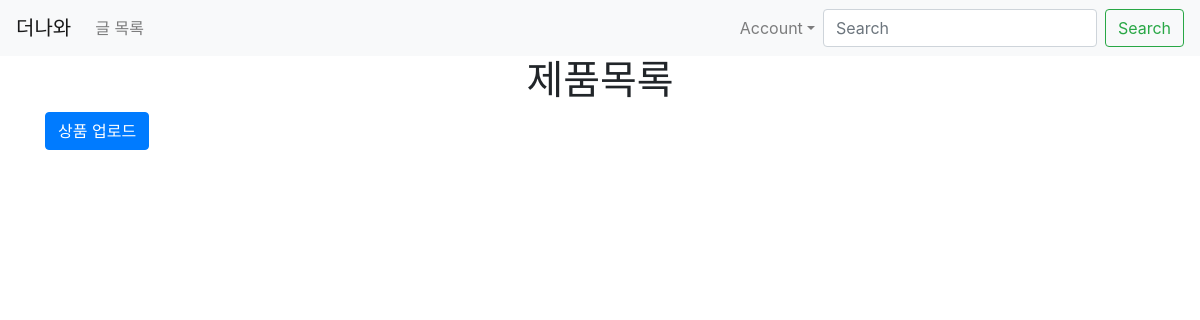
Before: /products/ with the older database file.
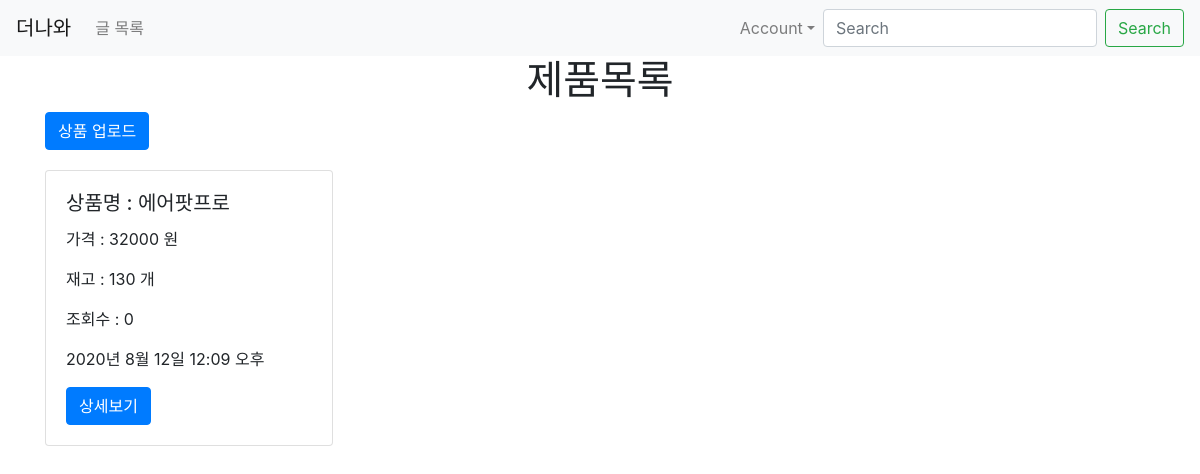
After: the same page with the newer database file.
### products/models.py (models this page shows)
class Product(models.Model):
    name = models.CharField(max_length=50, null=False)
    desc = models.CharField(max_length=50, null=False)
    price = models.IntegerField(null=True)
    cnt = models.IntegerField(null=True)
    view_count = models.IntegerField(default=0)
    created_at = models.DateTimeField(auto_now_add = True)
    updated_at = models.DateTimeField(auto_now = True)
    image = models.ImageField(upload_to='images/', null=True)
    user = models.ForeignKey(User, on_delete = models.CASCADE, null=True)

### products/views.py (the view)
# urls.py: path('', views.main, name="main"),
def main(request):
    product = Product.objects.all()
    return render(request,'products/main.html', {'product': product})

### products/templates/products/main.html
{% extends 'base.html' %} {% load static %} {% block content %}
<div class="container">
  <h1>제품목록</h1>
  <a href="{% url 'products:new' %}" class="btn btn-primary">상품 업로드</a>
  <div class="row">
    {% for product in product %}
    <div class="col-md-4 col-12">
      <div class="card" style="width: 18rem; margin-top: 20px;">
        <div class="card-body">
          <h5 class="card-title">상품명 : {{ product.name }}</h5>
          <p class="card-text">가격 : {{ product.price }} 원</p>
          <p>재고 : {{ product.cnt }} 개</p>
          <p class="card-text">조회수 : {{ product.view_count }}</p>
          <p>{{ product.created_at }}</p>
          <a href="{% url 'products:show' product.pk %}" class="btn btn-primary">상세보기</a>
        </div>
      </div>
    </div>
    {% endfor %}
  </div>
</div>
{% endblock %}

Changed rows visible on the page:
added Product: name "에어팟프로", price "32000", cnt "130", view_count "0", created_at "2020년 8월 12일 12:09 오후"
